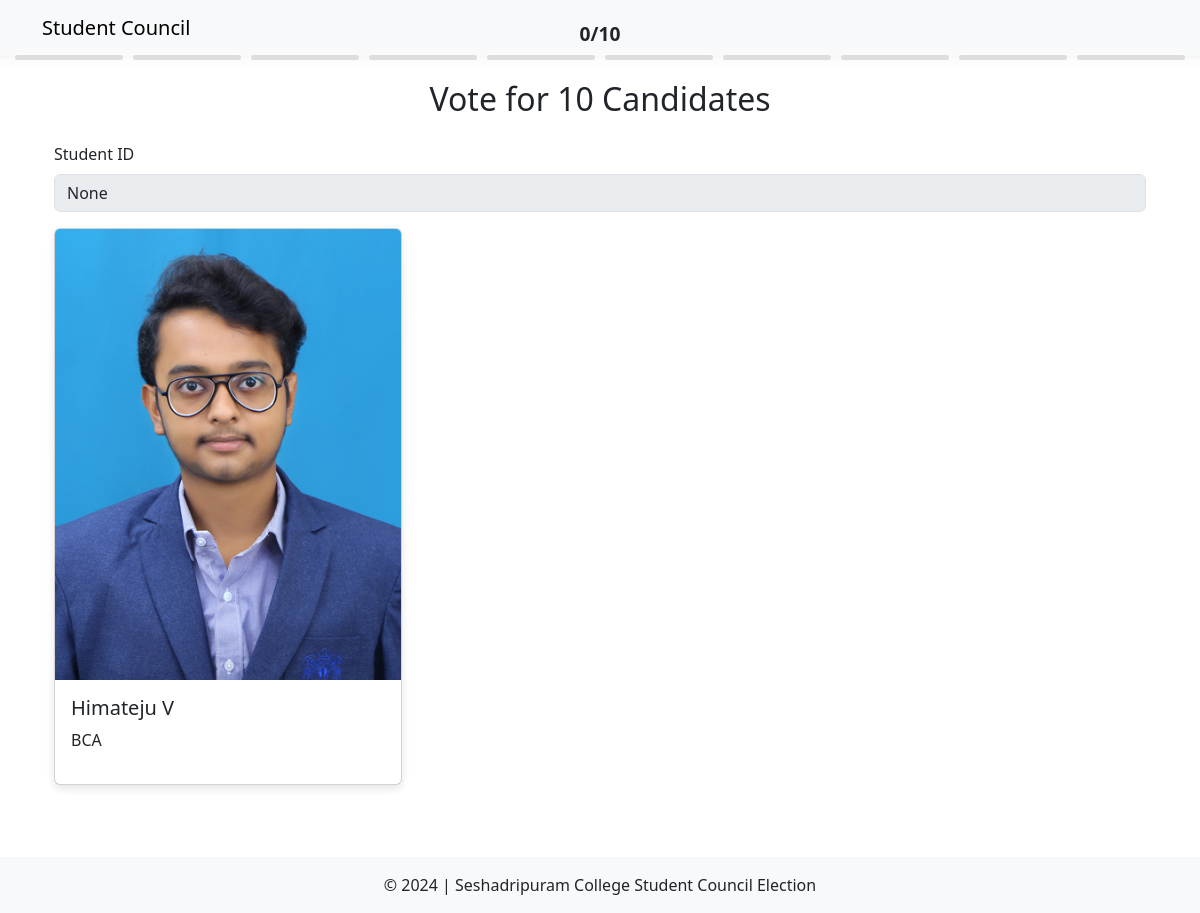
Page /voting/vote/ on the earlier database version.
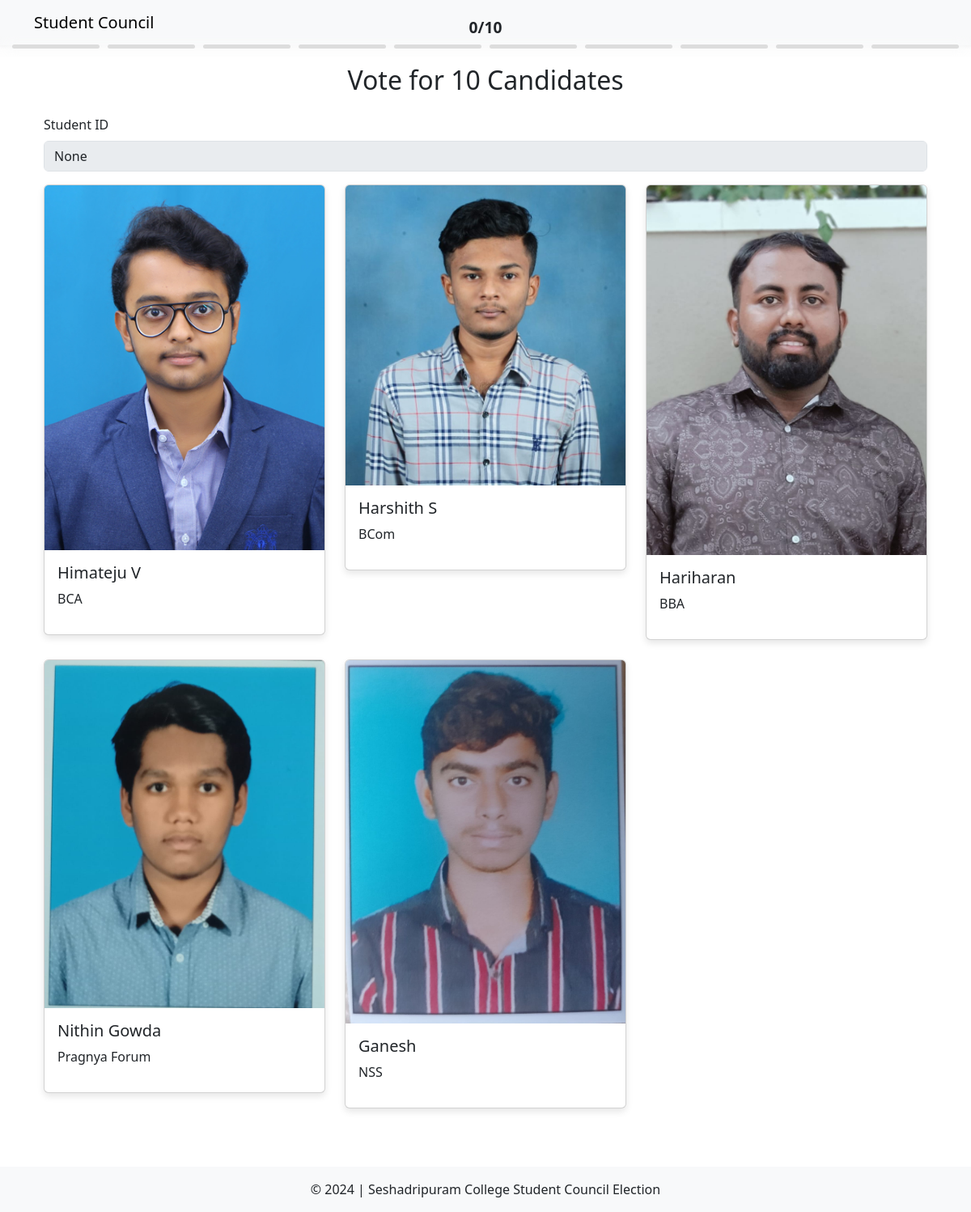
Same page on the later database version.
### election/models.py (models this page shows, shortened)
class Candidate(models.Model):
    candidate_key = models.UUIDField(default=uuid.uuid4, editable=False, unique=True)
    name = models.CharField(max_length=100)
    forum = models.CharField(max_length=100)
    image = models.ImageField(upload_to='candidate_images/', blank=True, null=True)  # New field for the candidate's image

### voting/views.py (the view, shortened to what this page needs)
# urls.py: path('vote/', voting_interface, name='voting_interface'),
def voting_interface(request):
    candidates = Candidate.objects.all()
    qr_code = request.GET.get('qr_code')  # Passed as GET parameter
    return render(request, 'voting/voting_interface.html', {'candidates': candidates, 'qr_code': qr_code})

### voting/templates/voting/voting_interface.html (shortened to what this page needs)
{% extends 'voting/base.html' %}
{% block content %}
<div class="container">
    <h2 class="text-center my-4">Vote for 10 Candidates</h2>
    <div class="progress-container">
        <span id="vote-count" class="vote-count">0/10</span>
        <div class="progress-segment" id="segment-1"></div>
        <div class="progress-segment" id="segment-2"></div>
        <div class="progress-segment" id="segment-3"></div>
        <div class="progress-segment" id="segment-4"></div>
        <div class="progress-segment" id="segment-5"></div>
        <div class="progress-segment" id="segment-6"></div>
        <div class="progress-segment" id="segment-7"></div>
        <div class="progress-segment" id="segment-8"></div>
        <div class="progress-segment" id="segment-9"></div>
        <div class="progress-segment" id="segment-10"></div>
    </div>
    <form method="POST" action="{% url 'voting_interface' %}">
        <div class="form-group mb-3">
            <label for="student_id" class="form-label">Student ID</label>
            <input type="text" class="form-control" id="student_id" name="student_id" value="{{qr_code}}" disabled>
        </div>
        <div class="row">
            {% for candidate in candidates %}
            <div class="col-md-4 mb-4">
                <div class="card candidate-card" data-candidate="{{ candidate.candidate_key }}">
                    <img src="{{ candidate.image.url }}" class="card-img-top" alt="{{ candidate.name }}">
                    <div class="card-body">
                        <h5 class="card-title">{{ candidate.name }}</h5>
                        <p class="card-text">{{ candidate.forum }}</p>
                    </div>
                </div>
            </div>
            {% endfor %}
        </div>
    </form>
</div>
{% endblock %}

### voting/templates/voting/base.html (shortened to what this page needs)
<!DOCTYPE html>
<html lang="en">
<head>
    <link href="https://cdn.jsdelivr.net/npm/bootstrap@5.3.0-alpha1/dist/css/bootstrap.min.css" rel="stylesheet">
    <link href="https://cdnjs.cloudflare.com/ajax/libs/font-awesome/6.0.0-beta3/css/all.min.css" rel="stylesheet">
</head>
<body>
    <nav class="navbar navbar-expand-lg navbar-light bg-light shadow-sm">
        <div class="container">
            <a class="navbar-brand" href=".">Student Council</a>
        </div>
    </nav>
    <div class="container mt-4">
        {% block content %}{% endblock %}
    </div>
    <footer class="bg-light text-center text-lg-start mt-5">
        <div class="text-center p-3">
            © 2024 | Seshadripuram College Student Council Election
        </div>
    </footer>
</body>
</html>

### voting/templates/voting/voting_interface.html (style rules this page uses)
.card { box-shadow: 0 4px 8px rgba(0, 0, 0, 0.1); transition: all 0.3s ease; cursor: pointer; position: relative; }
.progress-container { display: flex; width: 100%; position: fixed; margin-top: 45px; top: 0; left: 0; padding: 10px; box-sizing: border-box; justify-content: center; z-index: 1000; backdrop-filter: blur(10px); }
.progress-segment { width: 10%; height: 5px; margin: 0 5px; background-color: #ddd; border-radius: 5px; overflow: hidden; }
.vote-count { position: absolute; top: -25px; font-size: 1.2rem; font-weight: bold; background-color: transparent; backdrop-filter: blur(10px); }

Differences in the rows shown:
added Candidate: image (picture), name "Harshith S", forum "BCom"
added Candidate: image (picture), name "Hariharan", forum "BBA"
added Candidate: image (picture), name "Nithin Gowda", forum "Pragnya Forum"
added Candidate: image (picture), name "Ganesh", forum "NSS"
